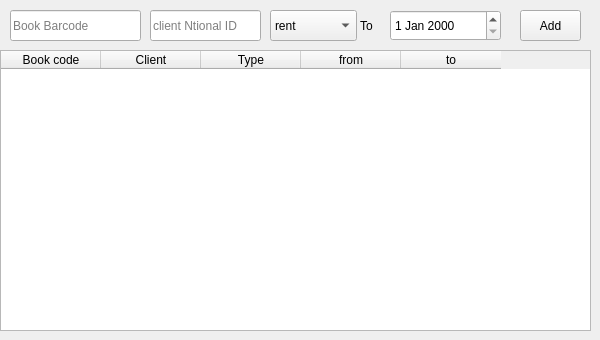
    <widget class="QWidget" name="tab">
     <attribute name="title">
      <string>Tab 1</string>
     </attribute>
     <widget class="QLineEdit" name="lineEdit">
      <property name="geometry">
       <rect>
        <x>10</x>
        <y>10</y>
        <width>131</width>
        <height>31</height>
       </rect>
      </property>
      <property name="placeholderText">
       <string>Book Barcode</string>
      </property>
     </widget>
     <widget class="QComboBox" name="comboBox">
      <property name="geometry">
       <rect>
        <x>270</x>
        <y>10</y>
        <width>87</width>
        <height>31</height>
       </rect>
      </property>
      <item>
       <property name="text">
        <string>rent</string>
       </property>
      </item>
      <item>
       <property name="text">
        <string>retrive</string>
       </property>
      </item>
     </widget>
     <widget class="QPushButton" name="pushButton_8">
      <property name="geometry">
       <rect>
        <x>520</x>
        <y>10</y>
        <width>61</width>
        <height>31</height>
       </rect>
      </property>
      <property name="text">
       <string>Add</string>
      </property>
     </widget>
     <widget class="QTableWidget" name="tableWidget">
      <property name="geometry">
       <rect>
        <x>0</x>
        <y>50</y>
        <width>591</width>
        <height>281</height>
       </rect>
      </property>
      <column>
       <property name="text">
        <string>Book code</string>
       </property>
       <property name="textAlignment">
        <set>AlignCenter</set>
       </property>
      </column>
      <column>
       <property name="text">
        <string>Client</string>
       </property>
      </column>
      <column>
       <property name="text">
        <string>Type</string>
       </property>
      </column>
      <column>
       <property name="text">
        <string>from</string>
       </property>
      </column>
      <column>
       <property name="text">
        <string>to</string>
       </property>
      </column>
     </widget>
     <widget class="QDateEdit" name="dateEdit_6">
      <property name="geometry">
       <rect>
        <x>390</x>
        <y>10</y>
        <width>111</width>
        <height>31</height>
       </rect>
      </property>
     </widget>
     <widget class="QLineEdit" name="lineEdit_51">
      <property name="geometry">
       <rect>
        <x>150</x>
        <y>10</y>
        <width>111</width>
        <height>31</height>
       </rect>
      </property>
      <property name="placeholderText">
       <string>client Ntional ID</string>
      </property>
     </widget>
     <widget class="QLabel" name="label_25">
      <property name="geometry">
       <rect>
        <x>360</x>
        <y>10</y>
        <width>31</width>
        <height>31</height>
       </rect>
      </property>
      <property name="text">
       <string>To</string>
      </property>
     </widget>
    </widget>
